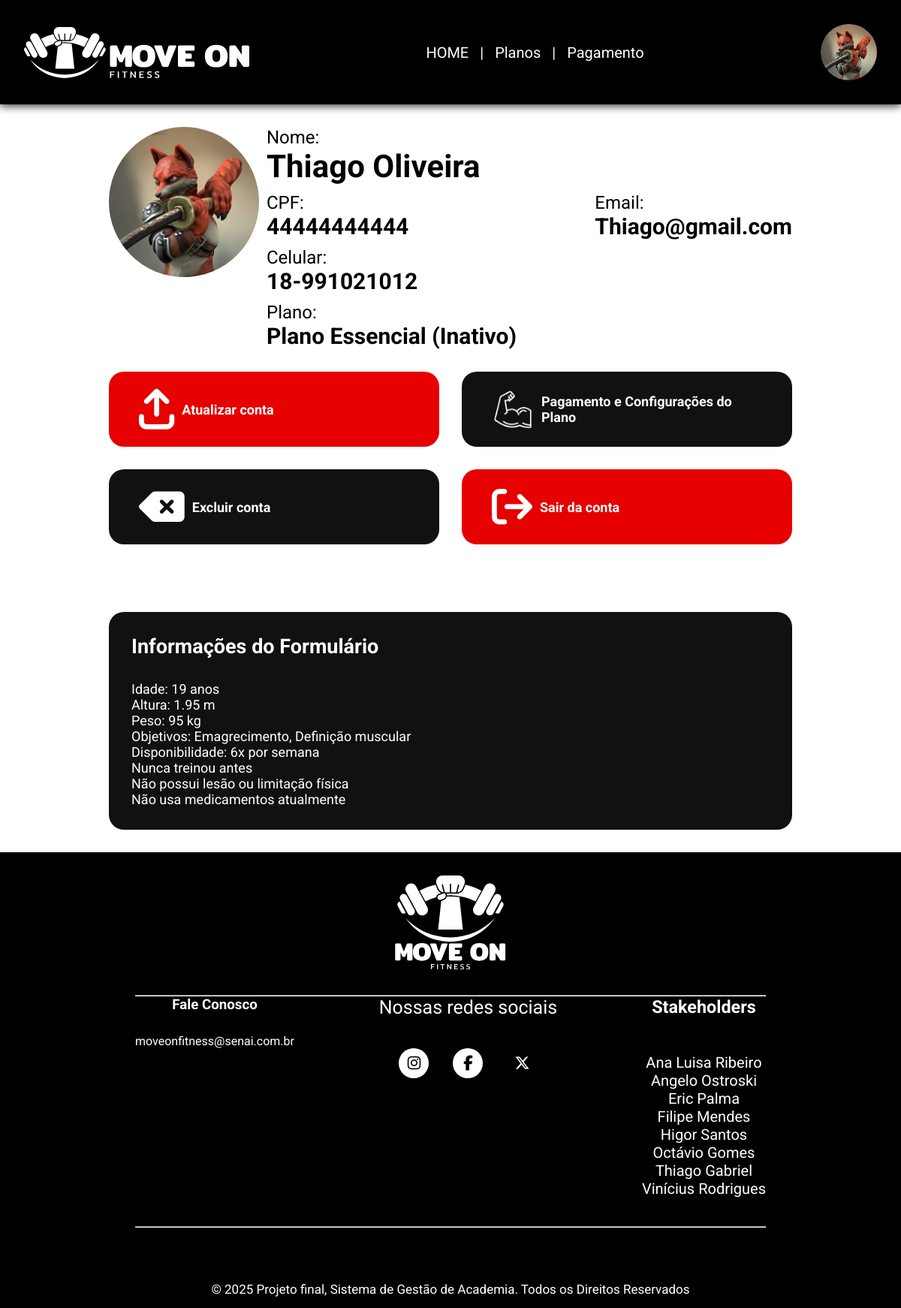
The app's page /View/userView.php (signed in) with its own data.
### tables this page shows
CREATE TABLE `users` (
  `id` int(11) NOT NULL,
  `nome_completo` varchar(255) NOT NULL,
  `email` varchar(100) NOT NULL,
  `celular` varchar(20) DEFAULT NULL,
  `CPF` varchar(11) DEFAULT NULL,
  `password` varchar(255) NOT NULL,
  `created_at` timestamp NOT NULL DEFAULT current_timestamp(),
  `google` enum('Sim','Não') NOT NULL DEFAULT 'Não',
  `tipo_de_user` enum('trainer','cliente','admin') DEFAULT 'cliente',
  `nome_arquivo_fotoperfil` varchar(255) DEFAULT NULL,
  `body_fat` decimal(4,2) DEFAULT NULL COMMENT 'apenas clientes',
  `peso` decimal(5,2) DEFAULT NULL COMMENT 'apenas clientes',
  `ficha_id` int(11) DEFAULT NULL COMMENT 'apenas clientes',
  `anotacoes_trainer` text DEFAULT NULL COMMENT 'apenas clientes',
  `info_treinamento` text DEFAULT NULL COMMENT 'apenas clientes',
  `rotina_treinamento` text NOT NULL COMMENT 'apenas clientes',
  `trainer_id` int(11) DEFAULT NULL COMMENT 'apenas clientes',
  `mensalidade_id` int(11) DEFAULT NULL COMMENT 'apenas clientes',
  `plano_id` int(11) DEFAULT NULL COMMENT 'apenas clientes',
  `renovar_plano` enum('Sim','Não') NOT NULL DEFAULT 'Sim' COMMENT 'Apenas Clientes',
  `salario` decimal(8,2) DEFAULT NULL COMMENT 'apenas trainers',
  `endereco` varchar(255) DEFAULT NULL COMMENT 'apenas trainers',
  `CREF` int(11) DEFAULT NULL COMMENT 'apenas trainers'
);

CREATE TABLE `planos` (
  `id` int(11) NOT NULL,
  `nome_plano` varchar(100) NOT NULL,
  `valor_mensal` decimal(10,2) NOT NULL,
  `valor_plano_antes_desconto` decimal(5,2) NOT NULL,
  `valor_adesao` decimal(5,2) NOT NULL,
  `descricao` text NOT NULL
);

CREATE TABLE `mensalidades` (
  `id` int(11) NOT NULL,
  `user_id` int(11) NOT NULL,
  `data_vencimento` date NOT NULL,
  `valor_cobrado` decimal(10,2) NOT NULL,
  `status_pagamento` enum('Pendente','Pago','Atrasado') NOT NULL DEFAULT 'Pendente',
  `data_pagamento` date DEFAULT NULL
);

### Model/UserModel.php (called while the page is built, shortened)
<?php
class UserModel
{
    private $pdo;
    function __construct($pdo)
    {
        $this->pdo = $pdo;
    }
    public function findById($id)
    {
        $sql = "SELECT * FROM users WHERE id = ?";
        $stmt = $this->pdo->prepare($sql);
        $stmt->execute([$id]);
        $result = $stmt->fetch(PDO::FETCH_ASSOC);
        return $result;
    }
}

### Controller/UserController.php (called while the page is built, shortened)
<?php
require_once __DIR__.'/../Model/UserModel.php';
class UserController {
    private $UserModel;
    function __construct($pdo) {
        $this->UserModel = new UserModel($pdo);
    }
    public function findById($id) {
        return $this->UserModel->findById($id);
    }
    public function getFotoPerfil($nome_arquivo_fotoperfil, $DIR_view){
        return $nome_arquivo_fotoperfil;
    }
}

### View/UserView.php (the view, shortened to what this page needs)
<?php
include_once '../Controller/UserController.php';
include_once '../Config.php';
$Controller = new UserController($pdo);
$user_id = $_SESSION['user_id'];
$user = $Controller->findById($user_id);
$nome_arquivo_fotoperfil = $Controller->getFotoPerfil($user['nome_arquivo_fotoperfil'], __DIR__);
$user_viewid = $_SESSION['user_id'];
$user_view = $Controller->findById($user_viewid);
$nome_completo = $user_view['nome_completo'];
$cellddd = str_contains($user_view['celular'], '9')+1;
$cell = substr($user_view['celular'],0,$cellddd) . "-" . substr($user_view['celular'],$cellddd,100);
$plano_id = $user_view['plano_id'];
if(isset($user_view['plano_id'])){
    $stmt = $pdo->query("SELECT * FROM planos WHERE id = $plano_id");
    $plano = $stmt->fetch(PDO::FETCH_ASSOC);
}
$mensalidade_id = $user_view['mensalidade_id'];
if(isset($user_view['mensalidade_id'])){
    $stmt = $pdo->query("SELECT * FROM mensalidades WHERE id = $mensalidade_id");
    $mensalidade = $stmt->fetch(PDO::FETCH_ASSOC);
    $status_plano = 'Ativo';
    if($mensalidade['status_pagamento'] == 'Pendente' OR $mensalidade['status_pagamento'] == 'Atrasado'){
        $status_plano = 'Inativo';
    }
}
$nome_arquivo_fotoperfiluser = $Controller->getFotoPerfil($user_view['nome_arquivo_fotoperfil'], __DIR__);
?>
<!DOCTYPE html>
<html lang="pt-BR">
<head>
    <link rel="stylesheet" href="css/style.css">
    <link rel="stylesheet" href="css/basics.css">
    <link rel="stylesheet" type="text/css" href="font-awesome/css/all.min.css" />
    <link rel="stylesheet" href="https://cdnjs.cloudflare.com/ajax/libs/font-awesome/6.7.2/css/all.min.css" />
</head>
<body>
    <?php include __DIR__ . "/header.php"; ?>
        <section class="user-sect flex-column gap30">
            <div class="flex-row gap10 flex-row flex-wrap-at-760 justify-center">
                <div class="pfp user-view" >
                        <?php if (isset($user_view)): ?>
                            <img src="IMG/pfps/<?= $nome_arquivo_fotoperfiluser ?>">
                        <?php endif; ?>
                </div>
                <div class="grow-100">
                    <div class="height-100po info-text flex-column gap10">
                        <div>
                            <p>Nome:</p>
                            <h3><?=$nome_completo?></h3>
                        </div>
                        <div class="flex-row justify-between gap30 info-text-small wrap">
                            <?php if(($user_view['CPF'] != null OR $user_view['CPF'] != '') &&( $user_view['id'] == $user['id'] OR $user['tipo_de_user'] == 'admin')):?>
                                <div>
                                    <p>CPF:</p>
                                    <h3><?=$user_view['CPF']?></h3>
                                </div>
                            <?php endif;?>
                            <div>
                                <p>Email:</p>
                                <h3><?=$user_view['email']?></h3>
                            </div>
                        </div>
                        <div class="flex-row justify-between gap30 info-text-small">
                            <?php if($user_view['celular'] != null OR $user_view['celular'] != ''):?>
                                <div>
                                    <p>Celular:</p>
                                    <h3><?=$cell?></h3>
                                </div>
                            <?php endif;?>
                        </div>
                        <div class="flex-row justify-between gap30 info-text-small">
                            <?php if($user_view['tipo_de_user'] == 'cliente' && ($plano_id != null OR $plano_id != '')):?>
                                <div>
                                    <p>Plano:</p>
                                    <h3><?=$plano['nome_plano']?> (<?=$status_plano?>)</h3>
                                </div>
                            <?php endif;?>
                        </div>
                    </div>
                </div>
            </div>
            <div class="flex-column">
                <?php if($user['id'] == $user_view['id']):?>
                <div class="flex-row wrap">
                    <a class="dia segunda user-view" href="EditUser.php">
                        <i class="fa-solid fa-arrow-up-from-bracket"></i><p>Atualizar conta</p>
                    </a>
                    <?php if($user_view['tipo_de_user'] == 'cliente'):?>
                        <?php if($plano_id != null OR $plano_id != ''):?>
                            <a class="dia terca user-view" href="Pagamento.php">
                                <img src="IMG/biceps.png" alt=""><p>Pagamento e Configurações do Plano</p>
                            </a>
                        <?php else:?>
                            <a class="dia terca user-view" href="plans.php">
                                <img src="IMG/biceps.png" alt=""><p>Planos</p>
                            </a>
                        <?php endif;?>
                    <?php endif;?>
                </div>
                <div class="flex-row wrap">
                    <a class="dia quinta user-view" href="DeleteAccount.php">
                        <i class="fa-solid fa-delete-left"></i><p>Excluir conta</p>
                    </a>
                    <a class="dia sexta user-view" href="LeaveAccount.php">
                        <i class="fa-solid fa-arrow-right-from-bracket"></i><p>Sair da conta</p>
                    </a>
                </div>
                <?php endif;?>
                <div class="width-100po flex-row">
                <?php if($user_view['info_treinamento'] != NULL):?>
                    <div class="dia sabado nohover grow-100 flex-column height-unset padding30 align-start">
                        <h1 class="width-100po">Informações do Formulário</h1>
                        <p class="textalign-left weight-low">
                            <?=$user_view['info_treinamento'];?>
                        </p>
                    </div>
                <?php endif;?>
                </div>
            </div>
        </section>
    <?php include __DIR__ . "/footer.php"; ?>
</body>
</html>

### View/header.php (shortened to what this page needs)
<header>
        <nav class="nav-bar">
            <a class="logo" href="landing.php">
            </a>
            <div class="nav-list">
                <ul>
                    <li class="nav-item"> <a href="landing.php" class="nav-link">HOME</a></li>
                    <li>
                        <p>|</p>
                    </li>
                    <li class="nav-item"> <a href="plans.php" class="nav-link">Planos</a></li>
                    <li>
                        <p>|</p>
                    </li>
                    <li class="nav-item"> <a href="Pagamento.php" class="nav-link">Pagamento</a></li>
                </ul>
            </div>
            <div class="pfp-hamb">
                <?php if(!isset($_SESSION['user_id'])):?>
                    <div class="landing-button">
                        <button class="login-button"><a href="LoginAccount.php"> Log in</a></button>
                        <button class="sign-button"><a href="CreateAccount.php"> Sign up</a></button>
                    </div>
                <?php else:?>
                    <?php if(isset($nome_arquivo_fotoperfil)):?>
                        <a class="pfp mini" href="UserView.php">
                            <img src="IMG/pfps/<?=$nome_arquivo_fotoperfil?>">
                        </a>
                    <?php else:?>
                        <a class="pfp mini" href="UserView.php">
                            <img src="IMG/PFPpadrao.png">
                        </a>
                    <?php endif;?>
                <?php endif;?>
            </div>
        </nav>
    </header>

### View/css/style.css (style rules this page uses)
* { padding: 0; margin: 0; font-family: 'Roboto'; }
body { background-color: rgb(255, 255, 255); font-family: 'Roboto'; }
header { background-color: black; box-shadow: 0px 3px 10px #464646; }
.nav-bar { display: flex; justify-content: space-between; padding: 2rem; align-items: center; }
.logo { display: flex; align-items: center; mask-image: url('../IMG/Move-On-Logo-vert.svg'); mask-size: contain; mask-position: center; mask-repeat: no-repeat; height: 75px; max-width: 50vw; aspect-ratio: 4/1; background-color: white; }
.nav-list { display: flex; align-items: center; }
.nav-list ul { display: flex; justify-content: center; list-style: none; }
.nav-item { margin: 0 15px; }
.nav-link { text-decoration: none; font-size: 20px; color: white; }
li p { font-size: 20px; color: white; }
.pfp-hamb { display: flex; gap:1rem; align-items: center; }
.dia { width: 180px; height: 180px; display: flex; flex-direction: column; justify-content: center; align-items: center; border-radius: 20px; color: #fff; font-size: 18px; font-weight: bold; cursor: pointer; transition: transform 0.2s; }
.dia img { width: 50%; }
.segunda, .quarta, .sexta { background: #e60000; }
.terca, .terça, .quinta, .sabado, .sábado, .domingo { background: #111; }
.pfp { width: 200px; max-width: 50vw; aspect-ratio: 1/1; overflow: hidden; display: flex; justify-content: center; border-radius: 100%; }
.pfp.user-view { width: 200px; height: 200px; }
.mini.pfp { width: 75px; }
.pfp img { width: auto; height: 100%; min-width: 100%; }
section.user-sect, form.user-sect { max-width: 910px; display: flex; margin: auto; padding: 30px 10px; }
.info-text { font-size: 1.5em; }
.info-text h3 { font-size: 1.75em; }
.info-text-small { font-size: 1em !important; }
.info-text-small h3 { font-size: 1.25em !important; }
.dia.user-view { height: 100px; flex-grow: 1; min-width: 260px; display: flex; flex-direction: row; gap: 10px; padding:0 40px; justify-content: start; text-decoration: none; }
.dia.user-view i { font-size: 3em; }
.dia.user-view img { width: 56px; height: 56px; }
p.weight-low { font-weight: 400; }

### View/css/basics.css (style rules this page uses)
.flex-row { display: flex; gap:inherit; }
.flex-column { display: flex; flex-direction: column; gap:inherit; }
.wrap { flex-wrap: wrap; }
.gap10 { gap:10px; }
.gap30 { gap:30px; }
.padding30 { padding:30px; }
.align-start { align-items: start; }
.justify-center { justify-content: center; }
.justify-between { justify-content: space-between; }
.textalign-left { text-align: left; }
.height-100po { min-height: 100%; }
.height-unset { height: unset; }
.width-100po { width: 100%; }
.grow-100 { flex-grow: 1; }

### records on screen
users: nome_arquivo_fotoperfil (picture), nome_completo "Thiago Oliveira", CPF "44444444444", email "Thiago@gmail.com", celular "18-991021012", info_treinamento "Idade: 19 anos Altura: 1.95 m Peso: 95 kg Objetivos: Emagrecimento, Definição muscular Disponibilidade: 6x por semana Nunca treinou antes Não possui lesão ou limitação física Não usa medicamentos atualmente"
planos: nome_plano "Plano Essencial"
mensalidades: status_pagamento "Inativo"
